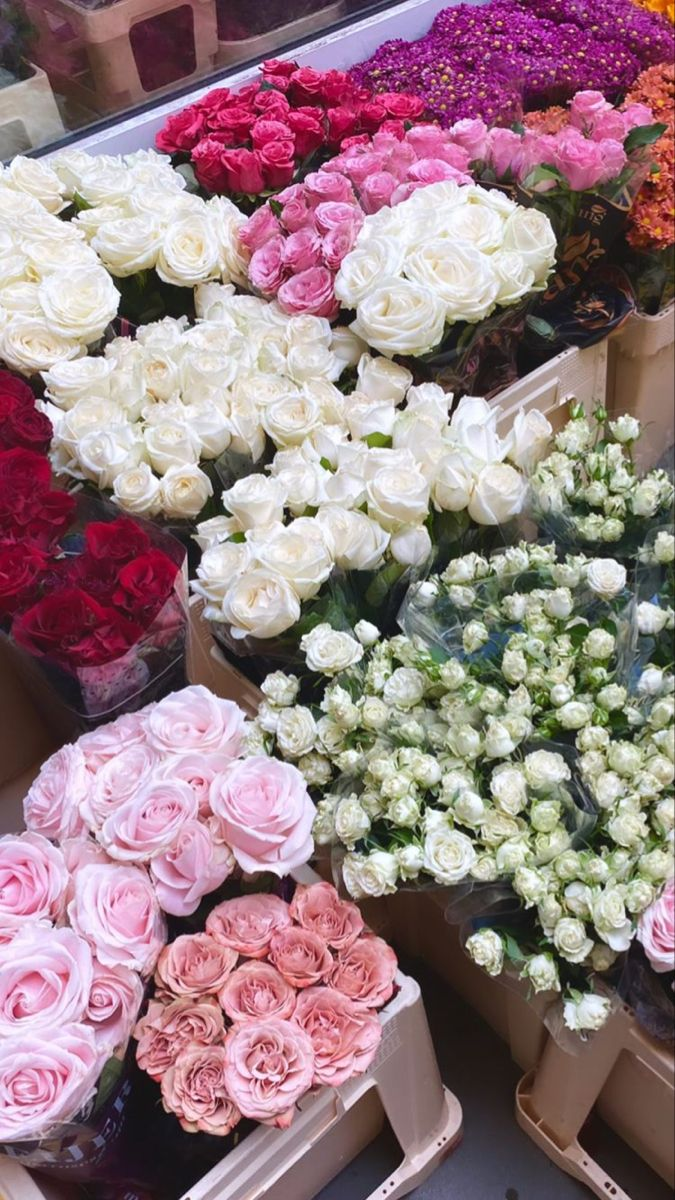
#> input picture bunga.jpg, 675 x 1200 px
$ python 'ekualisasi netral.py'
#> lines starting #> are read from the running program, lines starting #| are printed output that depends on the picture
import cv2
import numpy as np
import matplotlib.pyplot as plt

# Membaca citra dalam mode warna (RGB)
citra = cv2.imread("bunga.jpg")
#> citra is the input picture: shape (1200, 675, 3); mean B, G, R 130.5, 125.6, 151.7

# Memisahkan kanal warna
kanal_biru, kanal_hijau, kanal_merah = cv2.split(citra)
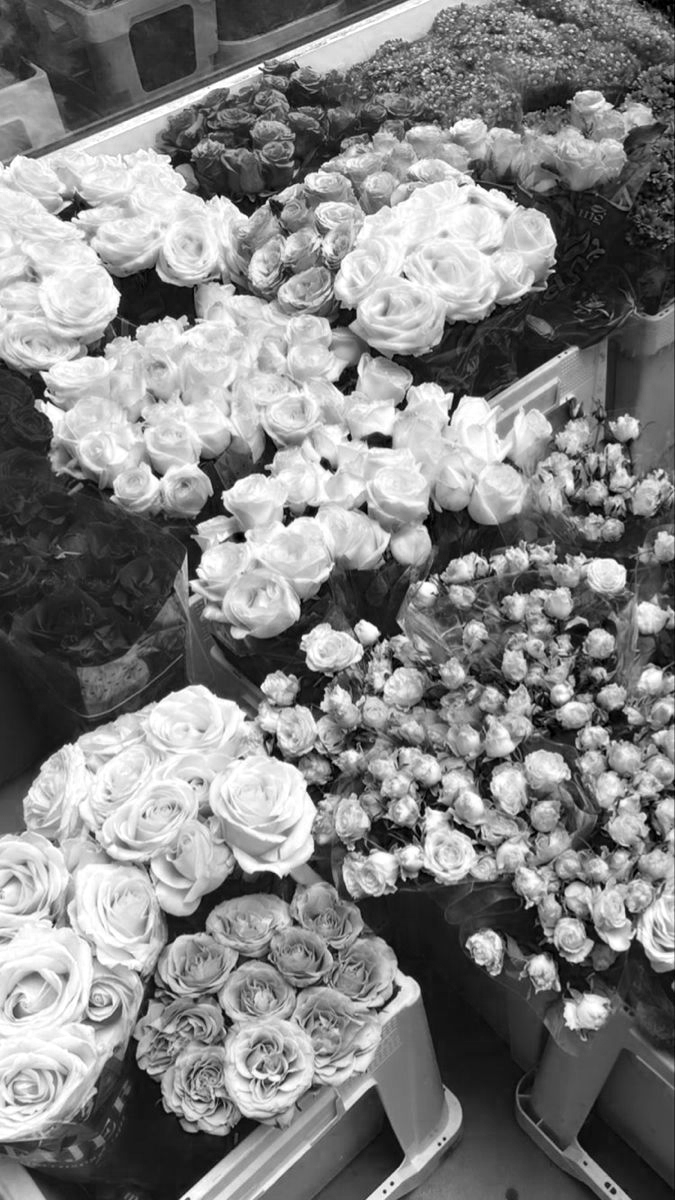
#> kanal_biru: shape (1200, 675); min 0, max 255, mean 130.5
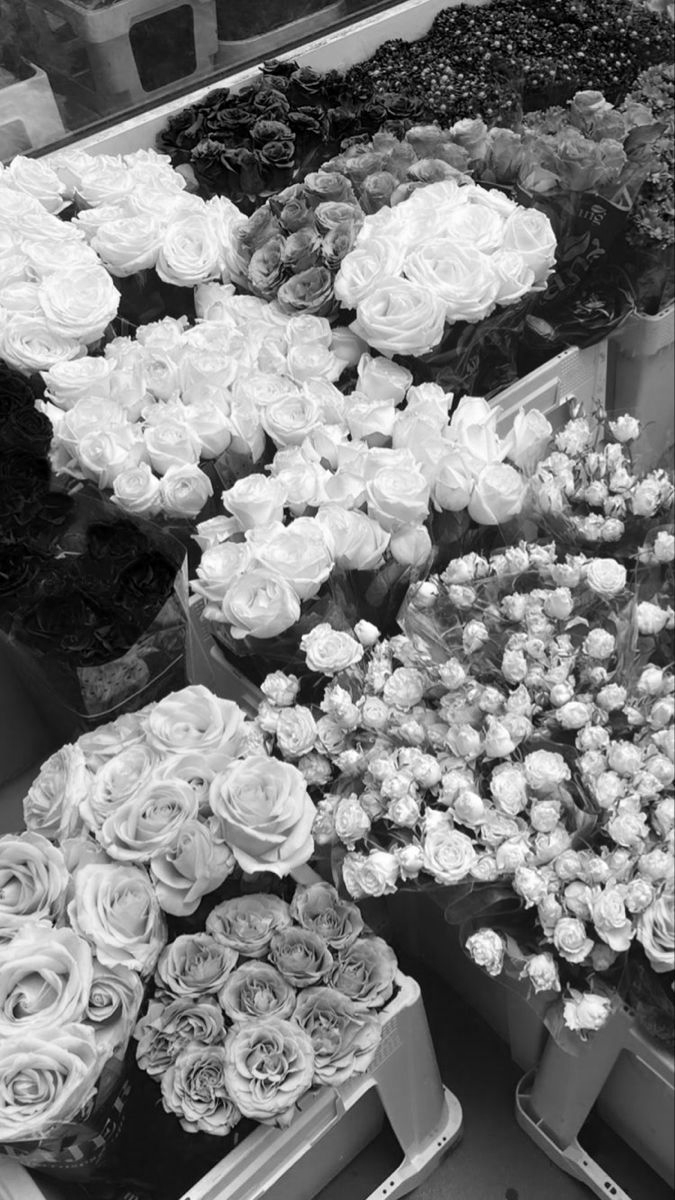
#> kanal_hijau: shape (1200, 675); min 0, max 255, mean 125.6
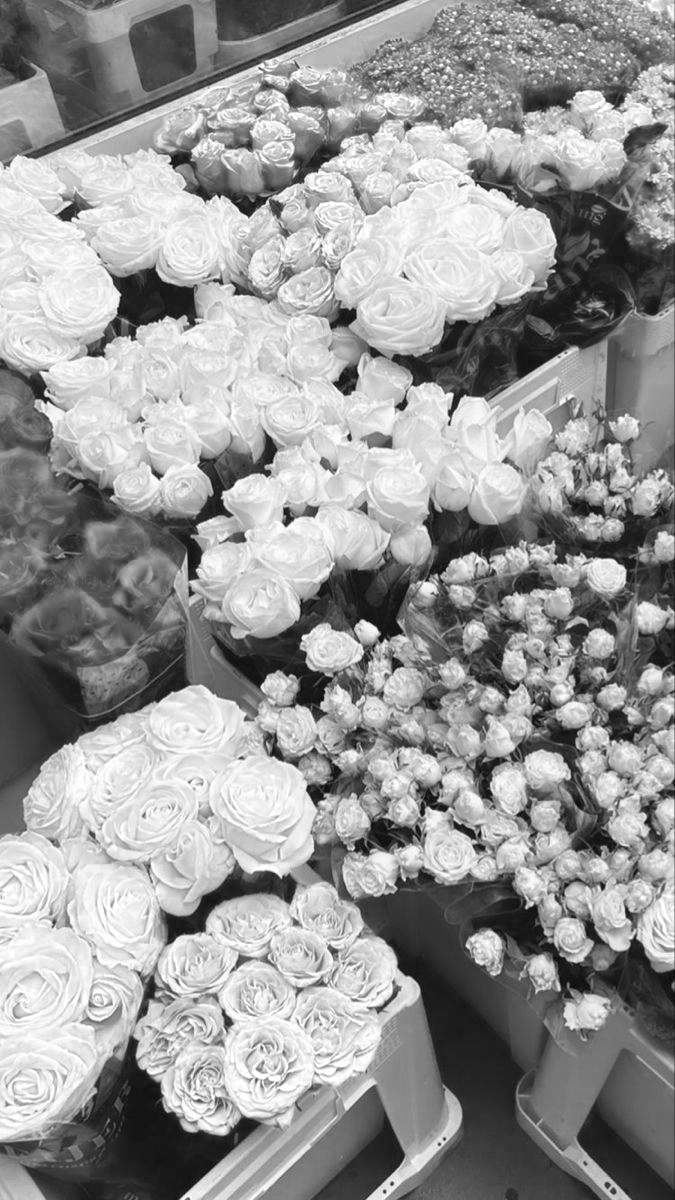
#> kanal_merah: shape (1200, 675); min 4, max 255, mean 151.7

# Menghitung histogram untuk setiap kanal
histogram_biru = cv2.calcHist([kanal_biru], [0], None, [256], [0, 256])
#> histogram_biru = 256 values, max 7578 at index 255, min 75 at index 1, mean 3164.1
histogram_hijau = cv2.calcHist([kanal_hijau], [0], None, [256], [0, 256])
#> histogram_hijau = 256 values, max 6605 at index 22, min 204 at index 254, mean 3164.1
histogram_merah = cv2.calcHist([kanal_merah], [0], None, [256], [0, 256])
#> histogram_merah = 256 values, max 7302 at index 228, min 0 at index 0, mean 3164.1

# Melakukan ekualisasi citra pada setiap kanal
ekual_biru = cv2.equalizeHist(kanal_biru)
ekual_hijau = cv2.equalizeHist(kanal_hijau)
ekual_merah = cv2.equalizeHist(kanal_merah)
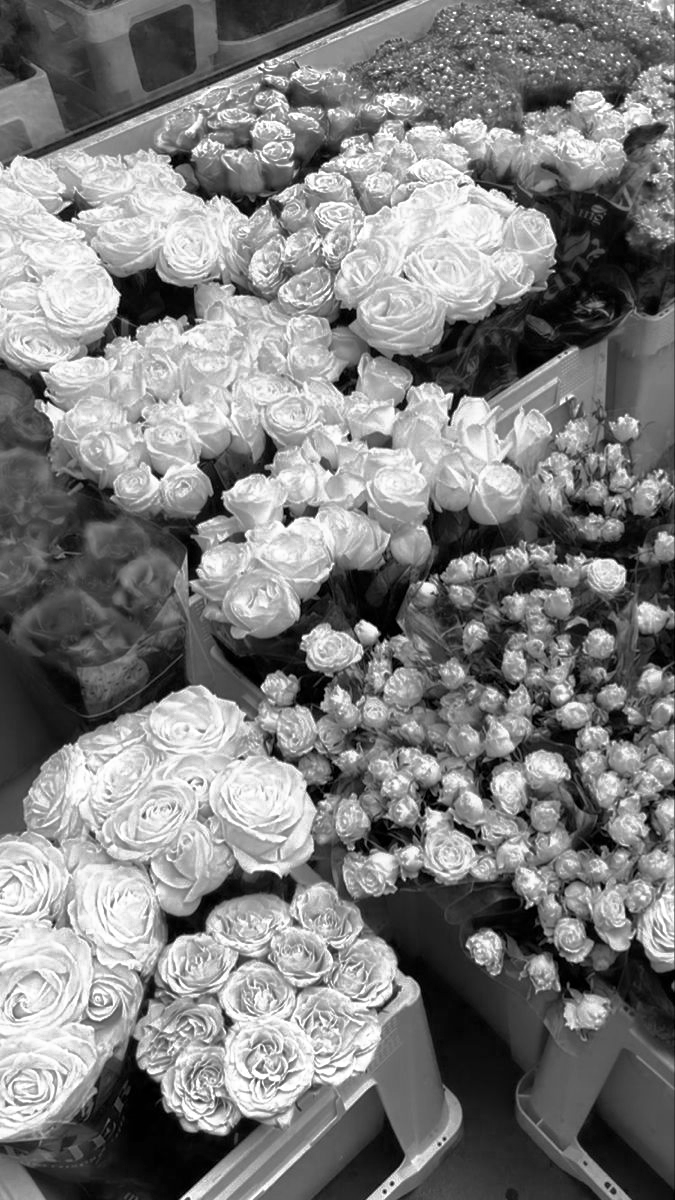
#> ekual_merah: shape (1200, 675); min 0, max 255, mean 128.1

# Menggabungkan kembali kanal-kanal yang telah diekualisasi
citra_ekual = cv2.merge((ekual_biru, ekual_hijau, ekual_merah))
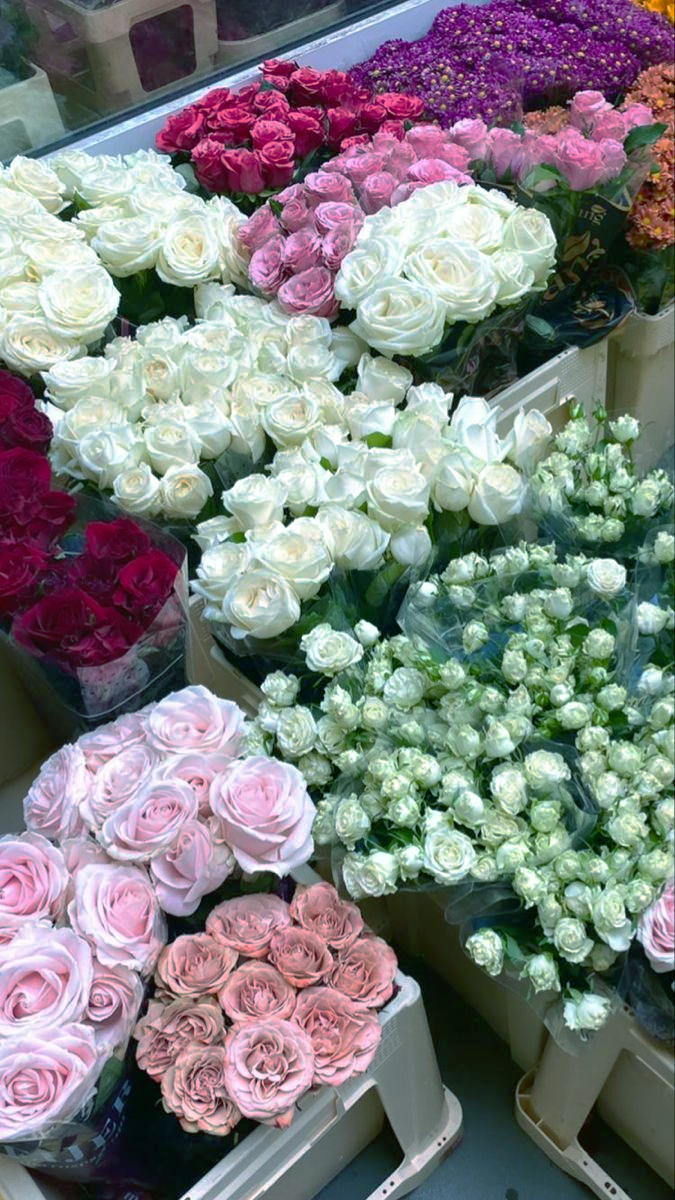
#> citra_ekual: shape (1200, 675, 3); mean B, G, R 128, 127.8, 128.1

# Menampilkan citra asli dan citra hasil ekualisasi
plt.figure(figsize=(12, 6))

plt.subplot(1, 2, 1)
plt.imshow(cv2.cvtColor(citra, cv2.COLOR_BGR2RGB))
plt.title("Citra Asli")
plt.axis('off')

plt.subplot(1, 2, 2)
plt.imshow(cv2.cvtColor(citra_ekual, cv2.COLOR_BGR2RGB))
plt.title("Citra Hasil Ekualisasi")
plt.axis('off')

plt.tight_layout()
plt.show()
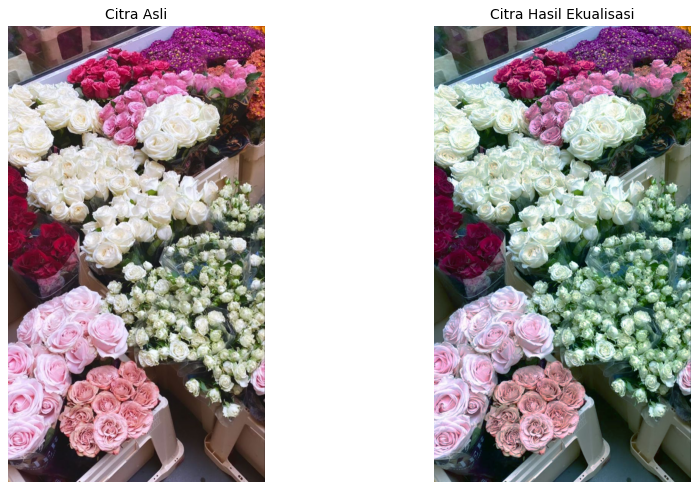
#> figure drawn by matplotlib, 2 panels

$ run again, with apel 2.jpeg copied over bunga.jpg
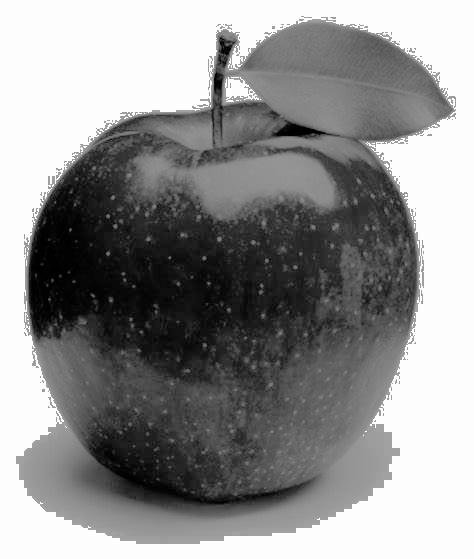
#> input picture apel 2.jpeg, 474 x 559 px
#> citra is the input picture: shape (559, 474, 3); min 0, max 255, mean 144.6
#> histogram_biru = 256 values, max 95070 at index 253, min 0 at index 168, mean 1035
#> histogram_hijau has the same summary as histogram_biru
#> histogram_merah has the same summary as histogram_biru
#> `plt.show()`:
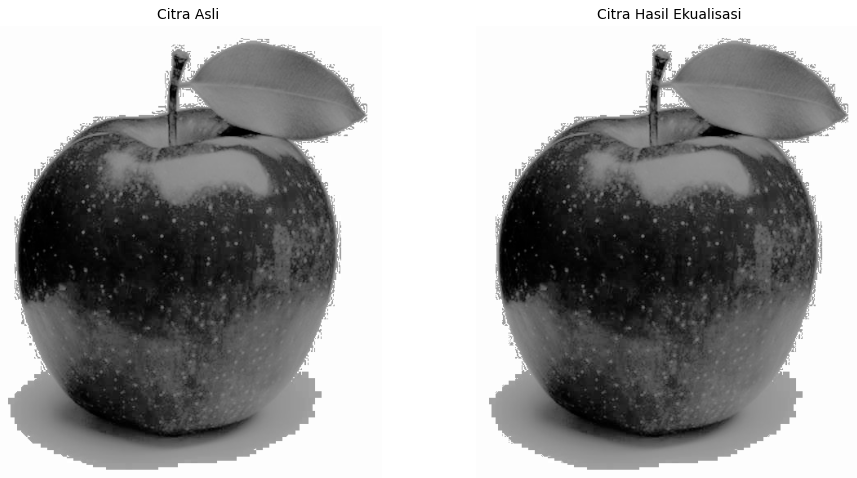
#> figure drawn by matplotlib, 2 panels
